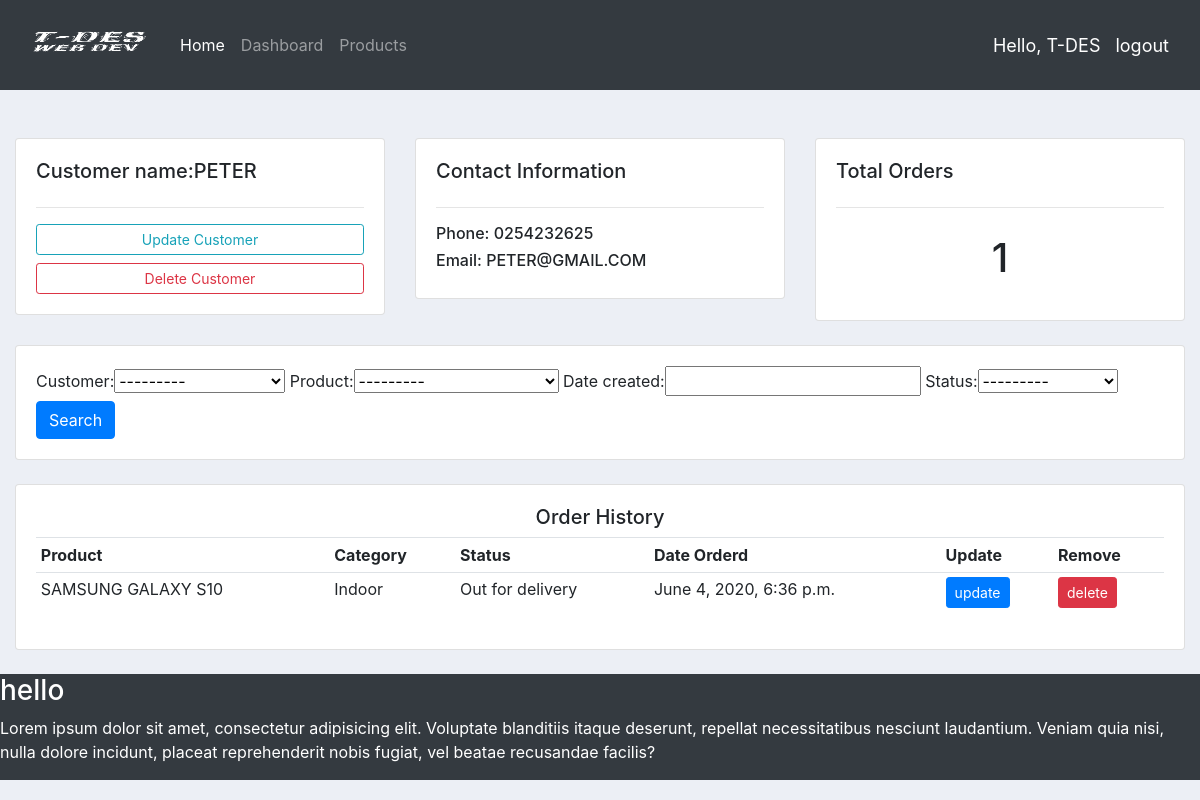
/customers/2/ (signed in), run on the app's committed database.
### accounts/models.py (models this page shows, shortened)
class Customer(models.Model):
    user = models.OneToOneField(User, null=True, on_delete=models.CASCADE)
    name = models.CharField(max_length=100, null=True)
    phone = models.CharField(max_length=15, null=True)
    profile_pic = models.ImageField(default='profile1.png',upload_to='pics',null=True, blank=True)
    email= models.CharField(max_length=100, null=True)
    date_created = models.DateTimeField(auto_now_add=True, null=True)
    def __str__(self):
        return self.name

class Order(models.Model):
    STATUS = (
			('Pending', 'Pending'),
			('Out for delivery', 'Out for delivery'),
			('Delivered', 'Delivered'),
			)
    customer = models.ForeignKey(Customer, null=True, on_delete=models.SET_NULL)
    product = models.ForeignKey(Product, null=True, on_delete=models.SET_NULL)
    date_created = models.DateTimeField(auto_now_add=True, null=True)
    status = models.CharField(max_length=200, null=True, choices=STATUS)

class Product(models.Model):
    CATEGORY = (
			('Indoor', 'Indoor'),
			('Out Door', 'Out Door'),
			)
    name = models.CharField(max_length=100, null=True)
    price = models.FloatField(null=True)
    category = models.CharField(max_length=100, null=True, choices=CATEGORY)
    description = models.TextField(null=True)
    date_created = models.DateTimeField(auto_now_add=True, null=True)
    tag =models.ManyToManyField(Tag)
    def __str__(self):
        return self.name

### accounts/views.py (the view)
# urls.py: path('customers/<str:pk>/', views.customers, name="customers"),
@login_required(login_url='login')
def customers(request, pk):
    customers = Customer.objects.get(id=pk)
    orders = customers.order_set.all()
    order_count = orders.count()
    myFilter = orderFilter(request.GET, queryset=orders)
    orders = myFilter.qs
    context = {'customers':customers, 'orders':orders, 'order_count':order_count,'myFilter':myFilter}
    return render(request, 'customers.html', context)

### templates/customers.html
{%  extends 'index.html' %}
{% block content %}
	<br>
<div class="row">
	<div class="col-md">
		<div class="card card-body">
			<h5>Customer name:{{customers.name}}</h5>
			<hr>
			<a class="btn btn-outline-info  btn-sm btn-block" href="">Update Customer</a>
			<a class="btn btn-outline-danger  btn-sm btn-block" href="">Delete Customer</a>
		</div>
	</div>
	<div class="col-md">
		<div class="card card-body">
			<h5>Contact Information</h5>
			<hr>
			<h6>Phone: {{customers.phone}}</h6>
			<h6>Email: {{customers.email}}</h6>
		</div>
	</div>
	<div class="col-md">
		<div class="card card-body">
			<h5>Total Orders</h5>
			<hr>
			<h1 style="text-align: center;padding: 10px">{{order_count}}</h1>
		</div>
	</div>
</div>
<br>
<div class="row">
	<div class="col">
		<div class="card card-body">
			<form method="get">
				{{myFilter.form}}
		    <button class="btn btn-primary" type="submit">Search</button>
		  </form>
		</div>
	</div>
</div>
<br>
<div class="row">
	<div class="col-md">
		<div class="card">
			<div class="card-body">
				<h5 class="text-center">Order History</h5>
				<table class="table table-sm">
					<tr>
						<th>Product</th>
						<th>Category</th>
						<th>Status</th>
						<th>Date Orderd</th>
						<th>Update</th>
						<th>Remove</th>
					</tr>
					{% for order in orders %}
					<tr>
						<td>{{order.product.name}}</td>
						<td>{{order.product.category}}</td>
						<td>{{order.status}}</td>
						<td>{{order.date_created}}</td>
						<td><a href="{% url 'updateOrder' order.id %}" class="btn btn-sm btn-primary">update</a></td>
						<td><a href="{% url 'deleteOrder' order.id %}" class="btn btn-sm btn-danger">delete</a></td>
					</tr>
					{% endfor %}
				</table>
			</div>
		</div>
	</div>
</div>
{% endblock %}

### templates/navbar.html (shortened to what this page needs)
{% load static %}
<!DOCTYPE html>
<html lang="en">
<head>
</head>
<body>
    <nav class="navbar navbar-expand-lg navbar-dark bg-dark" id="navb">
      <a class="navbar-brand" href="/">  <img id="logo" src="{% static 'images/logo.png' %}"> </a>
        <div class="collapse navbar-collapse" id="navbarNavAltMarkup">
          <div class="navbar-nav">
            <a class="nav-item nav-link active" href="/">Home <span class="sr-only">(current)</span></a>
            {% if request.user.is_staff %}
            <a class="nav-item nav-link" href="/dashboard">Dashboard</a>
            <a class="nav-item nav-link" href="/products">Products</a>
            {% elif user.is_authenticated %}
            <a class="nav-item nav-link" href="{% url 'accountSettings' %}">settings</a>
            {% endif %}
          </div>
        </div>
        {% if user.is_authenticated %}
        <span class="hello">Hello, {{request.user|upper}}</span>
        <span><a class="hello" href="{% url 'logout' %}">logout</a></span>
        {% else %}
        <span class="hello">Hello</span>
        <a class="nav-item nav-link" href="{% url 'register' %}">Sign up</a>
        <a class="nav-item nav-link text-success" href="{% url 'login' %}">Sign in</a>
        {% endif %}
   </nav>
</body>
</html>

### static/css/main.css (style rules this page uses)
.bg { background-color: #eceff5; }

### templates/navbar.html (style rules this page uses)
.hello { font-size: 18px; color: #ffffff; margin-right: 15px; }
#logo { max-height: 80px; width: 140px; }
#navb { padding-bottom: 0px; padding-top: 0px; }

### data on the page
Customer: name "PETER", phone "0254232625", email "PETER@GMAIL.COM"
Order: product.name "SAMSUNG GALAXY S10", product.category "Indoor", status "Out for delivery", date_created "June 4, 2020, 6:36 p.m."

### other printed values
{{ request.user|upper }} "T-DES"
{{ order_count }} "1"
